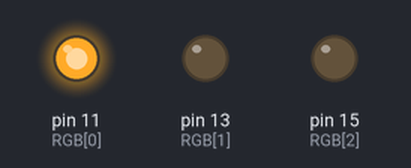
This program was run on a simulated Raspberry Pi (header pin numbers). Shown: output pins drawn as LEDs (lit = HIGH). What the program prints to the terminal is not drawn. At 6.0 s the program stops and its outputs stay as they are.

Above: at 0.1 s.
At 2.1 s:
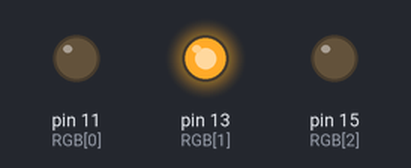
At 4.1 s:
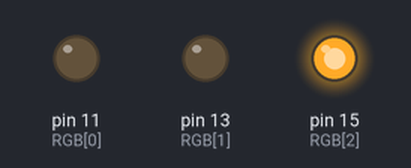
At 5.1 s:
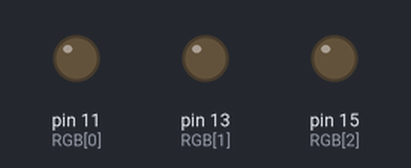
Timing chart, 0 to 6.6 s (numbered marks = the images above):
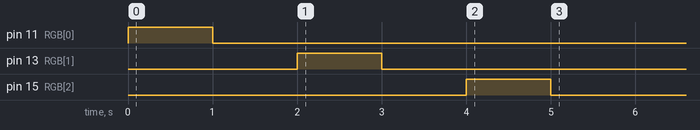

Measured:
- by itself, pin 11 (RGB[0]): LOW → HIGH at 0.00 s, → LOW 1.0 s later
- by itself, pin 13 (RGB[1]): LOW → HIGH at 2.0 s, → LOW 1.0 s later
- by itself, pin 15 (RGB[2]): LOW → HIGH at 4.0 s, → LOW 1.0 s later

The program:

led.py
```python
import RPi.GPIO as GPIO
import time

GPIO.setmode(GPIO.BOARD)
GPIO.setwarnings(False)

# LED_R = 11
# LED_G = 13
# LED_B = 15

RGB = [11, 13, 15]

GPIO.setup(RGB, GPIO.OUT, initial=GPIO.LOW)

# GPIO.setup(LED_R, GPIO.OUT, initial=GPIO.LOW)
# GPIO.setup(LED_G, GPIO.OUT, initial=GPIO.LOW)
# GPIO.setup(LED_B, GPIO.OUT, initial=GPIO.LOW)

print('LED Test Start')
# for i in range(11,17,2):
for i in RGB:
    GPIO.output(i, GPIO.HIGH)
    time.sleep(1)
    GPIO.output(i, GPIO.LOW)
    time.sleep(1)
    # GPIO.output(LED_G, GPIO.HIGH)
    # time.sleep(1)
    # GPIO.output(LED_G, GPIO.LOW)
    # time.sleep(1)
    # GPIO.output(LED_B, GPIO.HIGH)
    # time.sleep(1)
    # GPIO.output(LED_B, GPIO.LOW)
    # time.sleep(1)

    # GPIO.output(LED_R, GPIO.HIGH)
    # GPIO.output(LED_G, GPIO.HIGH)
    # time.sleep(1)
    # GPIO.output(LED_R, GPIO.LOW)
    # GPIO.output(LED_G, GPIO.LOW)
    # time.sleep(1)

    # GPIO.output(LED_B, GPIO.HIGH)
    # GPIO.output(LED_G, GPIO.HIGH)
    # time.sleep(1)
    # GPIO.output(LED_B, GPIO.LOW)
    # GPIO.output(LED_G, GPIO.LOW)
    # time.sleep(1)

    # GPIO.output(LED_R, GPIO.HIGH)
    # GPIO.output(LED_B, GPIO.HIGH)
    # time.sleep(1)
    # GPIO.output(LED_R, GPIO.LOW)
    # GPIO.output(LED_B, GPIO.LOW)
    # time.sleep(1)

    # GPIO.output(LED_R, GPIO.HIGH)
    # GPIO.output(LED_G, GPIO.HIGH)
    # GPIO.output(LED_B, GPIO.HIGH)
    # time.sleep(1)
    # GPIO.output(LED_R, GPIO.LOW)
    # GPIO.output(LED_G, GPIO.LOW)
    # GPIO.output(LED_B, GPIO.LOW)
    # time.sleep(1)

print('Test End')
```
